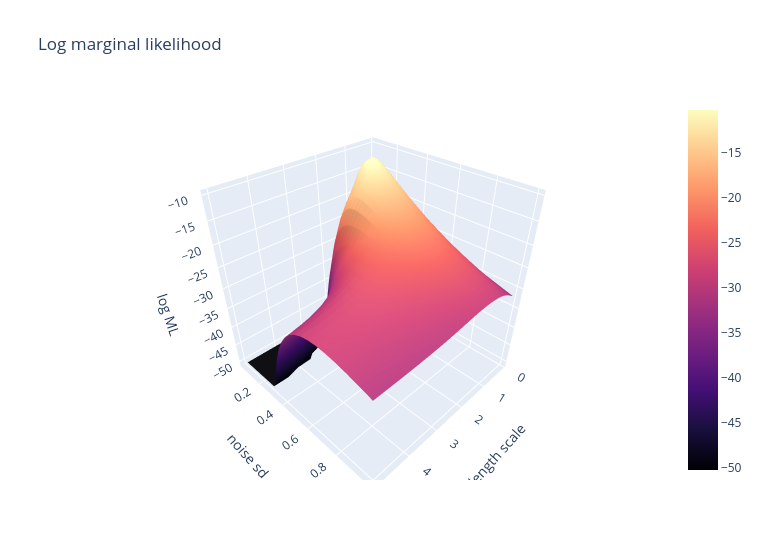

Notebook source saved alongside this figure:
### Markdown cell above
### 9.2 Interactive Plotly version of the hyperparameter surface

### Code cell
fig = go.Figure(go.Surface(x=np.exp(le[0]), y=np.exp(ls[:, 0]), z=np.maximum(LL, LL.max() - 40), colorscale="Magma")); fig.update_layout(title="Log marginal likelihood", width=760, height=560, scene=dict(xaxis_title="length scale", yaxis_title="noise sd", zaxis_title="log ML")); fig.show()

### Figure 1 — Plotly figure (JSON) as saved in the notebook; plotly's stock layout.template omitted (floating-point values rounded to 4 significant figures; data arrays with more than 128 entries replaced by an {"elided": "..."} marker saying what was removed)
{"data": [{"colorscale": [[0.0, "#000004"], [0.1111, "#180f3d"], [0.2222, "#440f76"], [0.3333, "#721f81"], [0.4444, "#9e2f7f"], [0.5556, "#cd4071"], [0.6667, "#f1605d"], [0.7778, "#fd9668"], [0.8889, "#feca8d"], [1.0, "#fcfdbf"]], "type": "surface", "x": [0.1, 0.1106, 0.1222, 0.1351, 0.1494, 0.1651, 0.1825, 0.2018, 0.2231, 0.2466, 0.2727, 0.3014, 0.3332, 0.3684, 0.4073, 0.4502, 0.4978, 0.5503, 0.6083, 0.6725, 0.7435, 0.8219, 0.9086, 1.005, 1.111, 1.228, 1.357, 1.5, 1.659, 1.834, 2.027, 2.241, 2.478, 2.739, 3.028, 3.347, 3.701, 4.091, 4.523, 5.0], "y": [0.05, 0.05399, 0.0583, 0.06296, 0.06798, 0.07341, 0.07927, 0.0856, 0.09244, 0.09982, 0.1078, 0.1164, 0.1257, 0.1357, 0.1466, 0.1583, 0.1709, 0.1845, 0.1993, 0.2152, 0.2324, 0.2509, 0.2709, 0.2926, 0.3159, 0.3412, 0.3684, 0.3978, 0.4296, 0.4639, 0.5009, 0.5409, 0.5841, 0.6307, 0.6811, 0.7355, 0.7942, 0.8576, 0.9261, 1.0], "z": {"elided": "40x40 float values"}}], "layout": {"height": 560, "scene": {"xaxis": {"title": {"text": "length scale"}}, "yaxis": {"title": {"text": "noise sd"}}, "zaxis": {"title": {"text": "log ML"}}}, "title": {"text": "Log marginal likelihood"}, "width": 760}}
